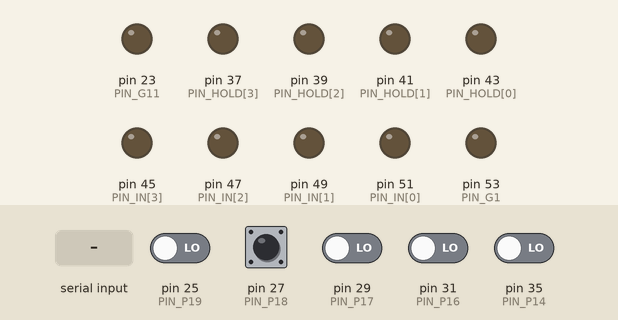
A sketch run on a simulated Arduino Mega 2560, built with avr-gcc and run on an emulated ATmega2560. Shown: output pins drawn as LEDs (lit = HIGH). The inputs (shaded band) are chosen by the test bench; at power-on: pin 27 (PIN_P18) HIGH, pin 25 (PIN_P19), pin 29 (PIN_P17), pin 31 (PIN_P16), pin 35 (PIN_P14) LOW. What the sketch prints to the serial monitor is not drawn.

Above: at 1.2 s.
1.3 s: "2" received over Serial
At 2.5 s:
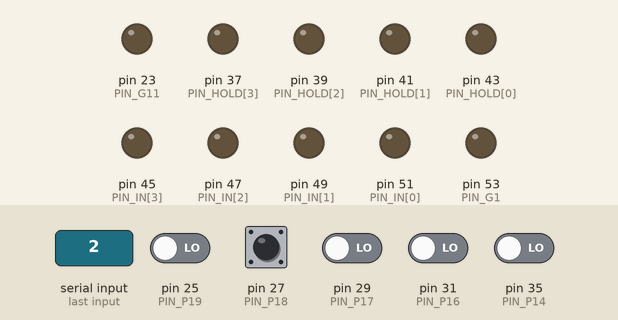
2.8 s: "1" received over Serial
At 3.3 s:
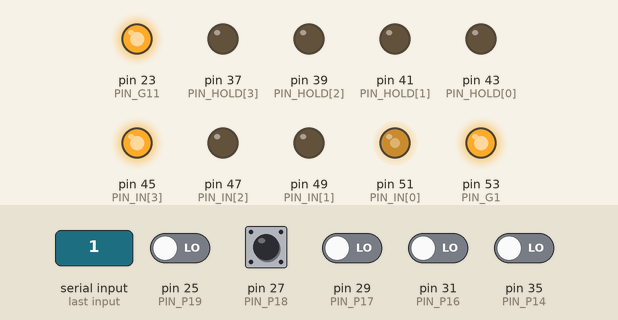
4.3 s: "3" received over Serial
At 4.8 s:
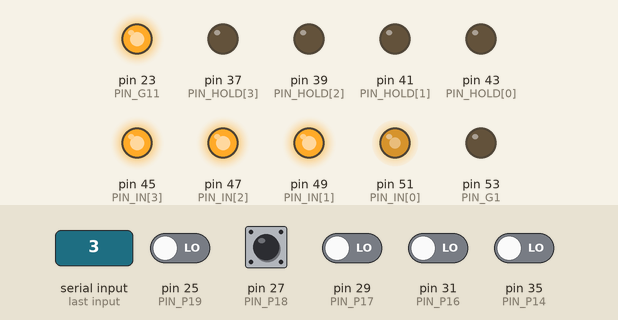
Timing chart, 0 to 7.3 s (numbered marks = the images above; inputs shaded):
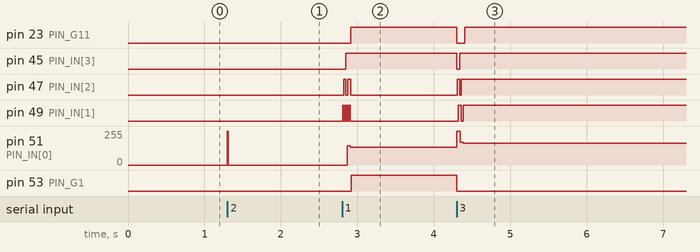

The sketch:

TTLSimGalTest.ino
```cpp
// =====================================================================
// TTLSimGalTest -- in-circuit test of the three TTLSim GAL16V8 test
// burns (simple / registered / complex mode) on an Arduino Mega 2560.
//
// Wiring: the SAME physical harness as BlinkyGalTest (bottom-edge
// header, outer row, per Mega_GAL_harness / TTLSim_GAL16V8_harness
// diagrams). No rewiring between the two sketches: GAL pins 12/13
// (D22/D24, series 470R-1k) are unused by all three burns, so the
// Mega keeps them as idle inputs throughout.
//
// The expected values are the design equations from the .pld sources
// (gal16v8_simple / _registered / _complex), computed independently of
// the fuse maps -- a PASS means the physical chip implements the
// design intent, closing the loop with the BlinkJED-vs-WinCUPL diff
// and the TTLSim live-simulation tests.
//
// Usage: socket a chip, open Serial Monitor at 115200, type 1..3.
//   1 = gal16v8_simple      (G16V8AS -- pins 1/11 are plain inputs)
//   2 = gal16v8_registered  (G16V8MS -- pin 1 = CLK, pin 11 = /OE)
//   3 = gal16v8_complex     (G16V8MA -- per-pin OE, feedback)
// Power down (or at least press reset) before swapping chips.
//
// Test techniques beyond a plain combinational sweep:
//   - Registered: clocked counter walk, synchronous-reset checks, and
//     a global /OE Hi-Z proof (internal state 000 + INPUT_PULLUP: a
//     driven pin would read 0, a floating pin reads 1). The carry
//     decode is watched while /OE is high to prove the register
//     feedback is internal (from Q), not from the pins.
//   - Complex: y2's per-pin tri-state is proven the same way -- with
//     ena=0 and a==b, a driven y2 would read 0; INPUT_PULLUP reads 1
//     only if the pin genuinely floated.
// =====================================================================

// ------------------ harness pin map (GAL pin -> Mega pin) ------------
const uint8_t PIN_G1     = 53;                    // GAL pin 1  (f / clk / low)
const uint8_t PIN_IN[4]  = { 51, 49, 47, 45 };    // GAL pins 2..5
const uint8_t PIN_HOLD[4]= { 43, 41, 39, 37 };    // GAL pins 6..9  (held low)
const uint8_t PIN_G11    = 23;                    // GAL pin 11 (g / /OE / ena)
const uint8_t PIN_P12    = 22;                    // GAL pin 12 (series R, idle)
const uint8_t PIN_P13    = 24;                    // GAL pin 13 (series R, idle)
const uint8_t PIN_P14    = 35;                    // GAL pin 14
const uint8_t PIN_P15    = 33;                    // GAL pin 15 (unused)
const uint8_t PIN_P16    = 31;                    // GAL pin 16
const uint8_t PIN_P17    = 29;                    // GAL pin 17
const uint8_t PIN_P18    = 27;                    // GAL pin 18
const uint8_t PIN_P19    = 25;                    // GAL pin 19

const uint8_t SETTLE_US  = 2;    // ~130x the 15 ns tpd, same as BlinkyGalTest

// ------------------ reporting ----------------------------------------
const uint8_t MAX_REPORT = 24;
uint32_t failures, checks;

// One failure line: "FAIL <vector>  <signal>: expected E got G"
void reportFail(const char *vector, const char *signalName, bool expected, bool got) {
  failures++;
  if (failures > MAX_REPORT) return;
  Serial.print(F("FAIL "));
  Serial.print(vector);
  Serial.print(F("  ")); Serial.print(signalName);
  Serial.print(F(": expected ")); Serial.print(expected);
  Serial.print(F(" got ")); Serial.println(got);
}

void check(const char *vector, const char *signalName, uint8_t megaPin, bool expected) {
  bool got = digitalRead(megaPin);
  checks++;
  if (got != expected) reportFail(vector, signalName, expected, got);
}

void summarize(const char *name, unsigned long t0) {
  unsigned long elapsed = millis() - t0;
  if (failures > MAX_REPORT) {
    Serial.print(F("... and ")); Serial.print(failures - MAX_REPORT);
    Serial.println(F(" more failures not shown."));
  }
  Serial.print(F("Checked ")); Serial.print(checks);
  Serial.print(F(" output values in ")); Serial.print(elapsed);
  Serial.println(F(" ms."));
  if (failures == 0) {
    Serial.print(F("*** PASS: ")); Serial.print(name);
    Serial.println(F(" matches the .pld design equations. ***"));
  } else {
    Serial.print(F("*** FAIL: ")); Serial.print(failures);
    Serial.println(F(" mismatches. ***"));
  }
}

// ------------------ harness driving ----------------------------------
// Common setup: pins 1..9 and 11 driven low, pins 12..19 read.
// readPullup: bitmask over GAL pins 14..19 (bit k = pin 14+k) selecting
// which read pins get INPUT_PULLUP instead of plain INPUT.
void configurePins(uint8_t readPullupMask) {
  pinMode(PIN_G1, OUTPUT);  digitalWrite(PIN_G1, LOW);
  pinMode(PIN_G11, OUTPUT); digitalWrite(PIN_G11, LOW);
  for (uint8_t k = 0; k < 4; k++) {
    pinMode(PIN_IN[k], OUTPUT);   digitalWrite(PIN_IN[k], LOW);
    pinMode(PIN_HOLD[k], OUTPUT); digitalWrite(PIN_HOLD[k], LOW);
  }
  const uint8_t readPins[6] = { PIN_P14, PIN_P15, PIN_P16, PIN_P17, PIN_P18, PIN_P19 };
  for (uint8_t k = 0; k < 6; k++)
    pinMode(readPins[k], (readPullupMask >> k) & 1 ? INPUT_PULLUP : INPUT);
  pinMode(PIN_P12, INPUT);   // spares behind series R: idle on all three burns
  pinMode(PIN_P13, INPUT);
}

void idlePins() {                  // safe state for chip swapping
  const uint8_t all[12] = { PIN_G1, PIN_IN[0], PIN_IN[1], PIN_IN[2], PIN_IN[3],
                            PIN_HOLD[0], PIN_HOLD[1], PIN_HOLD[2], PIN_HOLD[3],
                            PIN_G11, PIN_P12, PIN_P13 };
  for (uint8_t k = 0; k < 12; k++) pinMode(all[k], INPUT);
}

// Format a vector description into a shared buffer (kept tiny; only one
// vector is ever being reported at a time).
char vecBuf[40];

// =====================================================================
// Test 1 -- gal16v8_simple (G16V8AS)
//   pin 2=a  3=b  4=c  5=d  1=f  11=g   (pins 1/11 are PLAIN INPUTS)
//   pin 19 yand = a&b&c&d   18 yor = a|b|c|d   17 yxor = a^b   14 yfg = f&g
// Sweep all 64 input combinations.
// =====================================================================
void runSimple() {
  Serial.println(F("\nTesting gal16v8_simple -- 64 input combinations..."));
  configurePins(0);                      // plain INPUT on all read pins
  failures = 0; checks = 0;
  unsigned long t0 = millis();

  for (uint8_t v = 0; v < 64; v++) {
    bool a = v & 1, b = (v >> 1) & 1, c = (v >> 2) & 1,
         d = (v >> 3) & 1, f = (v >> 4) & 1, g = (v >> 5) & 1;
    digitalWrite(PIN_IN[0], a);
    digitalWrite(PIN_IN[1], b);
    digitalWrite(PIN_IN[2], c);
    digitalWrite(PIN_IN[3], d);
    digitalWrite(PIN_G1,  f);            // proves pin 1 is a plain input
    digitalWrite(PIN_G11, g);            // proves pin 11 is a plain input
    delayMicroseconds(SETTLE_US);

    snprintf(vecBuf, sizeof vecBuf, "a=%d b=%d c=%d d=%d f=%d g=%d", a, b, c, d, f, g);
    check(vecBuf, "yand", PIN_P19, a && b && c && d);
    check(vecBuf, "yor",  PIN_P18, a || b || c || d);
    check(vecBuf, "yxor", PIN_P17, a != b);
    check(vecBuf, "yfg",  PIN_P14, f && g);
  }

  summarize("gal16v8_simple", t0);
  idlePins();
}

// =====================================================================
// Test 2 -- gal16v8_registered (G16V8MS)
//   pin 1 = clk (rising edge)   pin 11 = /OE (0 = drive)   pin 2 = rst
//   pin 19/18/17 = q0/q1/q2 (registered)   pin 14 carry = q0&q1&q2
//   q0.d = !q0&!rst   q1.d = (q1^q0)&!rst   q2.d = (q2^(q1&q0))&!rst
// Phases: reset, 24-step counter walk, mid-count reset, /OE Hi-Z proof.
// =====================================================================
void clockPulse() {
  digitalWrite(PIN_G1, HIGH); delayMicroseconds(SETTLE_US);
  digitalWrite(PIN_G1, LOW);  delayMicroseconds(SETTLE_US);
}

void checkState(const char *phase, uint8_t state) {
  snprintf(vecBuf, sizeof vecBuf, "%s (expect %d%d%d)",
           phase, (state >> 2) & 1, (state >> 1) & 1, state & 1);
  check(vecBuf, "q0", PIN_P19, state & 1);
  check(vecBuf, "q1", PIN_P18, (state >> 1) & 1);
  check(vecBuf, "q2", PIN_P17, (state >> 2) & 1);
  check(vecBuf, "carry", PIN_P14, state == 7);
}

void runRegistered() {
  Serial.println(F("\nTesting gal16v8_registered -- counter walk, reset, /OE..."));
  // Pullups on q0/q1/q2 (GAL pins 19/18/17): irrelevant while /OE is low
  // (the GAL drives hard), decisive for the Hi-Z proof while /OE is high.
  configurePins((1 << 5) | (1 << 4) | (1 << 3));
  failures = 0; checks = 0;
  unsigned long t0 = millis();

  // Phase 1: synchronous reset into a known state. /OE low = outputs on.
  digitalWrite(PIN_G11, LOW);            // /OE asserted
  digitalWrite(PIN_IN[0], HIGH);         // rst = 1
  clockPulse(); clockPulse();
  checkState("reset", 0);

  // Phase 2: free-running count, three full wraps.
  digitalWrite(PIN_IN[0], LOW);          // rst = 0
  for (uint8_t step = 1; step <= 24; step++) {
    clockPulse();
    snprintf(vecBuf, sizeof vecBuf, "count step %u", step);
    checkState(vecBuf, step & 7);
  }

  // Phase 3: synchronous reset from mid-count (state is 24&7 = 0; count
  // to 5 first so the reset actually has bits to clear).
  for (uint8_t step = 0; step < 5; step++) clockPulse();
  checkState("pre-reset", 5);
  digitalWrite(PIN_IN[0], HIGH);         // rst = 1
  clockPulse();
  checkState("mid-count reset", 0);
  digitalWrite(PIN_IN[0], LOW);

  // Phase 4: /OE Hi-Z proof. Internal state is 000, so driven pins would
  // read 0 -- the pullups reading 1 proves the outputs floated.
  digitalWrite(PIN_G11, HIGH);           // /OE deasserted
  delayMicroseconds(SETTLE_US);
  check("/OE=1 state 000", "q0 (Hi-Z)", PIN_P19, 1);
  check("/OE=1 state 000", "q1 (Hi-Z)", PIN_P18, 1);
  check("/OE=1 state 000", "q2 (Hi-Z)", PIN_P17, 1);
  // carry is a combinational macrocell: not gated by the global /OE, and
  // fed from the registers' INTERNAL Q feedback. Clock 7 edges blind --
  // carry going high proves the counter kept counting with its pins off.
  check("/OE=1 state 000", "carry", PIN_P14, 0);
  for (uint8_t step = 0; step < 7; step++) clockPulse();
  check("/OE=1 state 111", "carry", PIN_P14, 1);
  // Re-enable and confirm the hidden state is exactly 111.
  digitalWrite(PIN_G11, LOW);            // /OE asserted again
  delayMicroseconds(SETTLE_US);
  checkState("/OE re-enabled", 7);
  clockPulse();
  checkState("wrap after /OE", 0);

  summarize("gal16v8_registered", t0);
  idlePins();
}

// =====================================================================
// Test 3 -- gal16v8_complex (G16V8MA)
//   pin 2=a  3=b  4=c  5=sel  11=ena   (pin 1 unused, held low)
//   pin 19 y1 = a&b | c            (output-only in complex mode)
//   pin 18 y2 = a^b, y2.oe = ena   (per-macrocell tri-state)
//   pin 17 fb = a&c                (drives pin AND feeds back)
//   pin 16 g  = fb | sel           (consumes the fb feedback)
// Sweep 32 combinations (a,b,c,sel x ena). With ena=0, y2 must float:
// INPUT_PULLUP on its Mega pin reads 1, and the a==b vectors (driven
// value would be 0) are the ones that prove it.
// =====================================================================
void runComplex() {
  Serial.println(F("\nTesting gal16v8_complex -- 32 combinations incl. tri-state..."));
  configurePins(1 << 4);                 // pullup on GAL pin 18 (y2) only
  failures = 0; checks = 0;
  unsigned long t0 = millis();

  for (uint8_t v = 0; v < 32; v++) {
    bool a = v & 1, b = (v >> 1) & 1, c = (v >> 2) & 1,
         sel = (v >> 3) & 1, ena = (v >> 4) & 1;
    digitalWrite(PIN_IN[0], a);
    digitalWrite(PIN_IN[1], b);
    digitalWrite(PIN_IN[2], c);
    digitalWrite(PIN_IN[3], sel);
    digitalWrite(PIN_G11, ena);
    delayMicroseconds(SETTLE_US);

    snprintf(vecBuf, sizeof vecBuf, "a=%d b=%d c=%d sel=%d ena=%d", a, b, c, sel, ena);
    check(vecBuf, "y1", PIN_P19, (a && b) || c);
    check(vecBuf, "fb", PIN_P17, a && c);
    check(vecBuf, "g",  PIN_P16, (a && c) || sel);
    // y2: driven a^b when ena=1; floating (pullup -> 1) when ena=0.
    check(vecBuf, ena ? "y2" : "y2 (Hi-Z)", PIN_P18, ena ? (a != b) : true);
  }

  summarize("gal16v8_complex", t0);
  idlePins();
}

// ------------------ menu ---------------------------------------------
void printMenu() {
  Serial.println(F("\n=============================================="));
  Serial.println(F("TTLSim GAL16V8 burn tester"));
  Serial.println(F("Socket the chip FIRST, then choose:"));
  Serial.println(F("  1 = gal16v8_simple      (G16V8AS)"));
  Serial.println(F("  2 = gal16v8_registered  (G16V8MS)"));
  Serial.println(F("  3 = gal16v8_complex     (G16V8MA)"));
  Serial.println(F("(power down or reset before swapping chips)"));
  Serial.println(F("=============================================="));
}

void setup() {
  Serial.begin(115200);
  idlePins();
  printMenu();
}

void loop() {
  if (!Serial.available()) return;
  char ch = Serial.read();
  if (ch == '1') runSimple();
  else if (ch == '2') runRegistered();
  else if (ch == '3') runComplex();
  else if (ch > ' ') Serial.println(F("Type 1, 2 or 3."));
  if (ch > ' ') printMenu();
}
```

Measured:
- after the input at 1.3 s, pin 51 (PIN_IN[0]): 0/255 → 255/255 at once, → 0/255 0.01 s later
- after the input at 2.8 s, pin 23 (PIN_G11): LOW → HIGH after 0.11 s; pin 45 (PIN_IN[3]): LOW → HIGH after 0.05 s
- after the input at 4.3 s, pin 23 (PIN_G11): HIGH → LOW at once, → HIGH 0.10 s later; pin 45 (PIN_IN[3]): HIGH → LOW at once, → HIGH 0.04 s later; pin 47 (PIN_IN[2]), pin 49 (PIN_IN[1]): LOW → HIGH at once, → LOW 0.04 s later, → HIGH 0.02 s later; pin 51 (PIN_IN[0]): 134/255 → 164/255 at once; pin 53 (PIN_G1): HIGH → LOW at once
